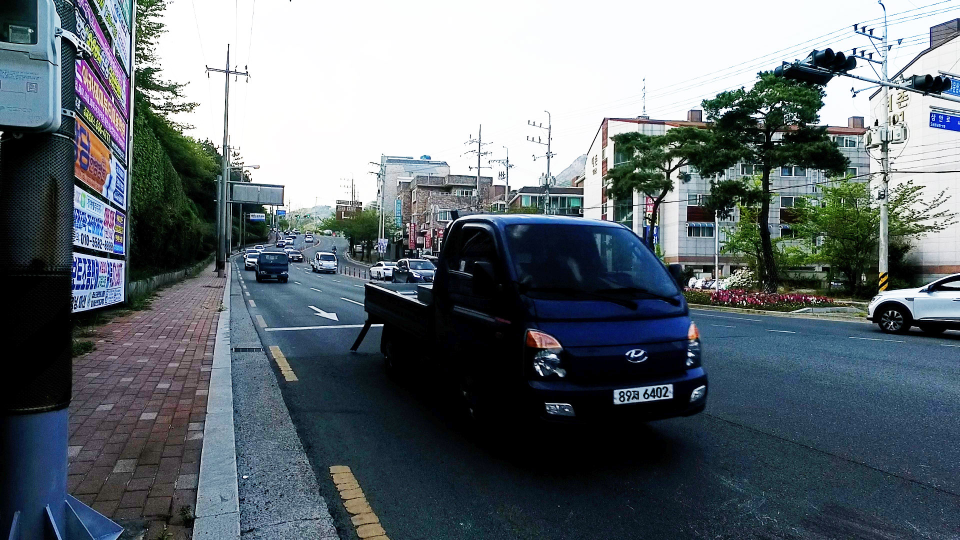
#> input picture LP_Recongize/03-2.jpg, 1920 x 1080 px (shown at 1/2 size)
$ python LP_OCR.py 03-2.jpg
#> lines starting #> are read from the running program, lines starting #| are printed output that depends on the picture; after the words box and inside, x2 and y2 are one past the last pixel; in counts of white or black regions, pixels touching at a corner belong together
import cv2
import numpy as np
import matplotlib.pyplot as plt
import pytesseract
import sys

MIN_AREA = 80
MIN_WIDTH, MIN_HEIGHT = 2, 8
MIN_RATIO, MAX_RATIO = 0.25, 1.0

MAX_DIAG_MULTIPLYER = 5
MAX_ANGLE_DIFF = 12.0
MAX_AREA_DIFF = 0.5
MAX_WIDTH_DIFF = 0.8
MAX_HEIGHT_DIFF = 0.2
MIN_N_MATCHED = 5

PLATE_WIDTH_PADDING = 1.3 # 1.3
PLATE_HEIGHT_PADDING = 1.5 # 1.5
MIN_PLATE_RATIO = 3
MAX_PLATE_RATIO = 10

def draw_by_cv2(img):
    resize_img = cv2.resize(img, (960, 540))

    cv2.imshow("img", resize_img)
    cv2.waitKey(0)
    cv2.destroyAllWindows()

def find_chars(contour_list, possible_contours):
    matched_result_idx = []

    for d1 in contour_list:
        matched_contours_idx = []

        for d2 in contour_list:
            if d1['idx'] == d2['idx']:
                continue

            dx = abs(d1['cx'] - d2['cx'])
            dy = abs(d1['cy'] - d2['cy'])

            diagonal_length1 = np.sqrt(d1['w']**2 + d1['h']**2)
            distance = np.linalg.norm(np.array([d1['cx'], d1['cy']]) - np.array([d2['cx'], d2['cy']]))

            if dx == 0:
                angle_diff= 90
            else:
                angle_diff = np.degrees(np.arctan(dy / dx))

            area_diff = abs(d1['w']*d1['h'] - d2['w']*d2['h']) / (d1['w']*d1['h'])
            width_diff = abs(d1['w'] - d2['w']) / d1['w']
            height_diff = abs(d1['h'] - d2['h']) / d1['h']

            cond = [
                distance < diagonal_length1 * MAX_DIAG_MULTIPLYER,
                angle_diff < MAX_ANGLE_DIFF,
                area_diff < MAX_AREA_DIFF,
                width_diff < MAX_WIDTH_DIFF,
                height_diff < MAX_HEIGHT_DIFF]

            if False not in cond:
                matched_contours_idx.append(d2['idx'])

        matched_contours_idx.append(d1['idx'])

        if len(matched_contours_idx) < MIN_N_MATCHED:
            continue

        matched_result_idx.append(matched_contours_idx)
        unmatched_contour_idx = []

        for d4 in contour_list:
            if d4['idx'] not in matched_contours_idx:
                unmatched_contour_idx.append(d4['idx'])

        unmatched_contour = np.take(possible_contours, unmatched_contour_idx)
        recursive_contour_list = find_chars(unmatched_contour, possible_contours)

        for idx in recursive_contour_list:
            matched_result_idx.append(idx)

        break

    return matched_result_idx

def find_plates(img, matched_result):
    plate_imgs = []
    plate_infos = []

    height, width = img.shape

    for i, matched_chars in enumerate(matched_result):
        sorted_chars = sorted(matched_chars, key=lambda x: x['cx'])

        plate_cx = (sorted_chars[0]['cx'] + sorted_chars[-1]['cx']) / 2
        plate_cy = (sorted_chars[0]['cy'] + sorted_chars[-1]['cy']) / 2

        plate_width = (sorted_chars[-1]['x'] + sorted_chars[-1]['w'] - sorted_chars[0]['x']) * PLATE_WIDTH_PADDING

        sum_height = 0
        for d in sorted_chars:
            sum_height += d['h']

        plate_height = int(sum_height / len(sorted_chars) * PLATE_HEIGHT_PADDING)

        triangle_height = sorted_chars[-1]['cy'] - sorted_chars[0]['cy']
        triangle_hypotenus = np.linalg.norm(
            np.array([sorted_chars[0]['cx'], sorted_chars[0]['cy']]) -
            np.array([sorted_chars[-1]['cx'], sorted_chars[-1]['cy']])
        )

        angle = np.degrees(np.arcsin(triangle_height / triangle_hypotenus))

        rotation_matrix = cv2.getRotationMatrix2D(center=(plate_cx, plate_cy), angle=angle, scale=1.0)

        img_rotated = cv2.warpAffine(img, M=rotation_matrix, dsize=(width, height))

        img_cropped = cv2.getRectSubPix(
            img_rotated,
            patchSize=(int(plate_width), int(plate_height)),
            center=(int(plate_cx), int(plate_cy))
        )

        cond = [
            img_cropped.shape[1] / img_cropped.shape[0] < MIN_PLATE_RATIO,
            img_cropped.shape[1] / img_cropped.shape[0] < MIN_PLATE_RATIO > MAX_PLATE_RATIO
        ]
        if True in cond:
            continue

        plate_imgs.append(img_cropped)
        plate_infos.append({
            'x': int(plate_cx - plate_width / 2),
            'y': int(plate_cy - plate_height / 2),
            'w': int(plate_width),
            'h': int(plate_height)
        })

    return plate_imgs, plate_infos

def ocr(plate_imgs):
    longest_idx, longest_text = -1, 0
    plate_chars = []

    for i, plate_img in enumerate(plate_imgs):
        plate_img = cv2.resize(plate_img, dsize=(0, 0), fx=1.6, fy=1.6)
        _, plate_img = cv2.threshold(plate_img, thresh=0.0, maxval=255.0, type=cv2.THRESH_BINARY|cv2.THRESH_OTSU)

        contours, _ = cv2.findContours(plate_img, mode=cv2.RETR_LIST, method=cv2.CHAIN_APPROX_SIMPLE)

        plate_min_x, plate_min_y = plate_img.shape[1], plate_img.shape[0]
        plate_max_x, plate_max_y = 0, 0

        for contour in contours:
            x, y, w, h = cv2.boundingRect(contour)

            area = w * h
            ratio = w / h

            cond = [
                area > MIN_AREA,
                w > MIN_WIDTH,
                h > MIN_HEIGHT,
                MIN_RATIO < ratio < MAX_RATIO
            ]
            if False not in cond:
                if x < plate_min_x:
                    plate_min_x = x
                if y < plate_min_y:
                    plate_min_y = y
                if x + w > plate_max_x:
                    plate_max_x = x + w
                if y + h > plate_max_y:
                    plate_max_y = y + h

        img_result = plate_img[plate_min_y:plate_max_y, plate_min_x:plate_max_x]

        img_result = cv2.GaussianBlur(img_result, ksize=(3, 3), sigmaX=0)
        _, img_result = cv2.threshold(img_result, thresh=0.0, maxval=255.0, type=cv2.THRESH_BINARY|cv2.THRESH_OTSU)
        img_result = cv2.copyMakeBorder(img_result, top=10, bottom=10, left=10, right=10, borderType=cv2.BORDER_CONSTANT, value=(0, 0, 0))

        pytesseract.pytesseract.tesseract_cmd = 'C:/Program Files/Tesseract-OCR/tesseract.exe'
        chars = pytesseract.image_to_string(img_result, lang='kor', config='--psm 7 --oem 0')

        result_chars = ''
        has_digit = False

        for c in chars:
            if ord('가') <= ord(c) <= ord('힣') or c.isdigit():
                if c.isdigit():
                    has_digit = True
                result_chars += c

        plate_chars.append(result_chars)

        if has_digit and len(result_chars) > longest_text:
            longest_idx = i


    return longest_idx, plate_chars

def main(path, state, pos):
#> called with path = '03-2.jpg', state = 0
    img_ori = cv2.imread(path)
#> img_ori is the input picture: shape (1080, 1920, 3); mean B, G, R 115.3, 109, 99.4
    img_h, img_w, img_c = img_ori.shape
#> img_h = 1080; img_w = 1920; img_c = 3

    if(state == 1):
        dw = 1./img_w
        dh = 1./img_h

        cw = round(pos[2] / dw)
        ch = round(pos[3] / dh)

        cx = round(pos[0] / dw - cw/2)
        cy = round(pos[1] / dh - ch/2)
    else:
        cx, cy = 0, 0
        cw, ch = img_w, img_h
#> cw = 1920; ch = 1080

    # print("%d %d %d %d"%(cx, cy, cw, ch))
    img = img_ori[cy:cy+ch, cx:cx+cw]
    height, width, channel = img.shape
#> height = 1080; width = 1920; channel = 3

    gray = cv2.cvtColor(img, cv2.COLOR_BGR2GRAY)
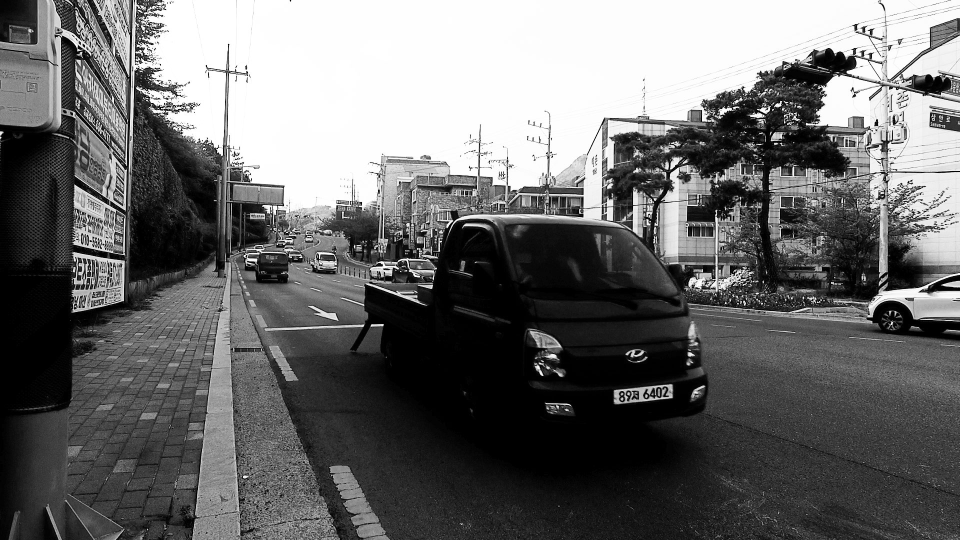
#> gray: shape (1080, 1920) (shown at 1/2 size); min 0, max 255, mean 106.8
    img_thresh = cv2.adaptiveThreshold(gray, maxValue=255.0, adaptiveMethod=cv2.ADAPTIVE_THRESH_GAUSSIAN_C, thresholdType=cv2.THRESH_BINARY_INV, blockSize=19, C=9)
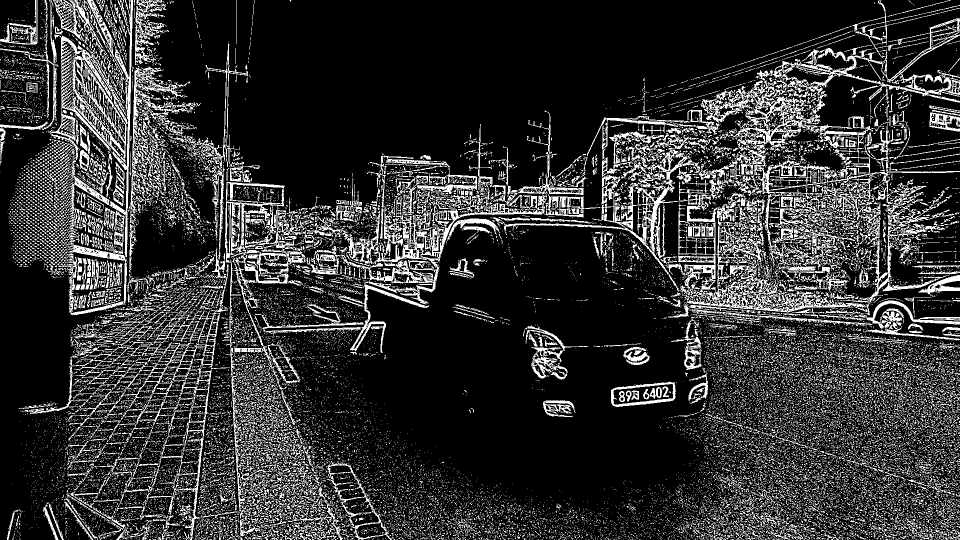
#> img_thresh: shape (1080, 1920) (shown at 1/2 size); 19.3% white in thin lines or dots

    contours, _ = cv2.findContours(img_thresh, mode=cv2.RETR_LIST, method=cv2.CHAIN_APPROX_SIMPLE)
#> contours = 32532 contours, 31101 with area under 20; largest, box (x1, y1, x2, y2) and area: (1008, 263, 1740, 630) 39018, (1346, 96, 1920, 400) 32778, (96, 0, 266, 631) 25198, (450, 364, 612, 692) 20296, (627, 388, 1094, 609) 17789
    contours_dict = []
    temp_result = np.zeros((height, width, channel), dtype=np.uint8)

    for contour in contours:
        x, y, w, h = cv2.boundingRect(contour)
        #cv2.rectangle(temp_result, pt1=(x, y), pt2=(x+w, y+h), color=(255,255,255), thickness=2)
        contours_dict.append({
            'contour': contour,
            'x': x,
            'y': y,
            'w': w,
            'h': h,
            'cx': x + (w/2),
            'cy': y + (h/2)
        })
#> this loop made 32532 passes
#> (contour, x, w) on passes 1 to 3: ([[1832, 1079], [1833, 1079]], 1832, 2), ([[1830, 1079]], 1830, 1), ([[1821, 1079], [1822, 1079]], 1821, 2)
#> after the loop, contours_dict = 32532 items

    #draw_by_cv2(temp_result)

    #######################
    possible_contours = []
    matched_result = []

    cnt = 0
    for d in contours_dict:
        area = d['w'] * d['h']
        ratio = d['w'] / d['h']

        cond = [
            area > MIN_AREA,
            d['w'] > MIN_WIDTH, d['h'] > MIN_HEIGHT,
            MIN_RATIO < ratio < MAX_RATIO
        ]
        if False not in cond:
            d['idx'] = cnt
            cnt += 1
            possible_contours.append(d)
#> this loop made 32532 passes
#> (area, ratio) on passes 852, 1073, 1186, 1192, 1336, 1436, 1446, 1470, 1671, 1694, 1757, 1791: (88, 0.727), (170, 0.588), (96, 0.667), (304, 0.842), (96, 0.667), (161, 0.304), (460, 0.87), (90, 0.9), (187, 0.647), (120, 0.833), (476, 0.607), (176, 0.688)
#> after the loop, cnt = 512; possible_contours = 512 items

    # for d in possible_contours:
    #     cv2.rectangle(temp_result, pt1=(d['x'], d['y']), pt2=(d['x']+d['w'], d['y']+d['h']), color=(255, 255, 255), thickness=2)

    # draw_by_cv2(temp_result)
    result_idx = find_chars(possible_contours, possible_contours)
#> the loop in find_chars, `for d1 in contour_list:` made 116 passes
#> after the loop in find_chars, `for d1 in contour_list:`: matched_result_idx = [[116, 117, 120, 122, 115], [153, 158, 160, 161, 167, 165], [181, 182, 183, 184, 178]]
#> result_idx has the same summary as matched_result_idx in find_chars

    for idx_list in result_idx:
        matched_result.append(np.take(possible_contours, idx_list))
#> this loop made 3 passes
#> after the loop, matched_result = 3 items

    # [9 lines of commented-out code are left out]
    plate_imgs, plate_infos = find_plates(img_thresh, matched_result)
#> the loop in find_plates, `for i, matched_chars in enumerate(matched_result):` made 3 passes
#> (plate_cx, plate_cy, plate_width, plate_height, triangle_height, triangle_hypotenus, angle, rotation_matrix) on passes 1 to 3: (1287.8, 788.2, 130, 31, -9.5, 88.01, -6.2, [[0.994, -0.108, 92.6], [0.108, 0.994, -134.4]]), (1539.8, 598.5, 183.3, 23, 0, 130.5, 0, [[1, 0, 0], [0, 1, 0]]), (219, 572.2, 149.5, 34, 7.5, 106.3, 4.05, [[0.998, 0.0706, -39.84], [-0.0706, 0.998, 16.88]])
#> pass 1, in find_plates, `img_rotated = cv2.warpAffine(img, M=rotation_matrix, dsize=(width, hei..`:
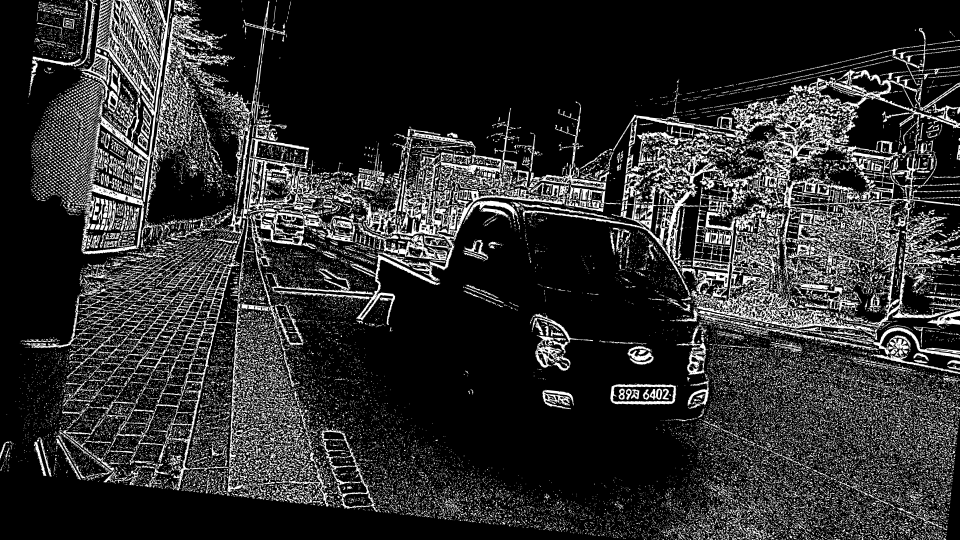
#> img_rotated: shape (1080, 1920) (shown at 1/2 size); min 0, max 255, mean 46
#> pass 1, in find_plates, `img_cropped = cv2.getRectSubPix( img_rotated, patchSize=(int(plate_wid..`:
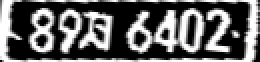
#> img_cropped: shape (31, 130) (shown 2 times larger); min 0, max 255, mean 99.4
#> pass 3, in find_plates, `img_rotated = cv2.warpAffine(img, M=rotation_matrix, dsize=(width, hei..`:
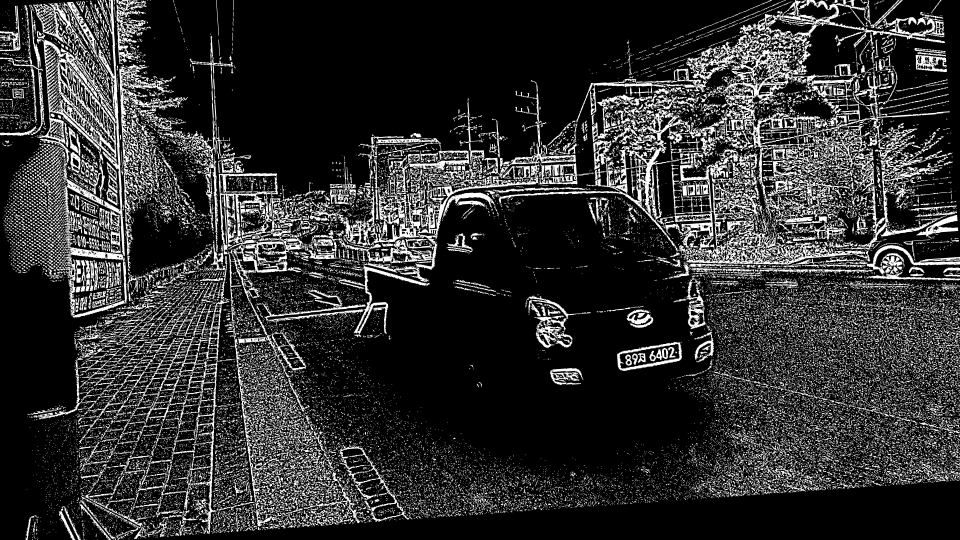
#> img_rotated: shape (1080, 1920) (shown at 1/2 size); min 0, max 255, mean 48.2
#> plate_imgs = 3 items; plate_infos = 3 items

    longest_idx, plate_chars = ocr(plate_imgs)
#> the loop in ocr, `for i, plate_img in enumerate(plate_imgs):` made 1 pass
#> pass 1, in ocr, `_, plate_img = cv2.threshold(plate_img, thresh=0.0, maxval=255.0, type..`:
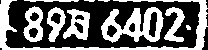
#> plate_img: shape (50, 208); 41.3% white; 10 white regions (2 under 20 px), largest, box (x1, y1, x2, y2) and area: (0, 0, 208, 50) 1448, (101, 7, 164, 43) 1136, (63, 9, 90, 40) 461
#> after the loop in ocr, `for i, plate_img in enumerate(plate_imgs):`:
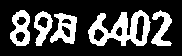
#> img_result: shape (56, 182); 27% white; 5 white regions, box (x1, y1, x2, y2) and area: (88, 10, 151, 46) 1148, (50, 13, 77, 44) 463, (10, 10, 30, 46) 434, (151, 10, 172, 46) 372, (34, 11, 53, 46) 337
#> after the loop in ocr, `for i, plate_img in enumerate(plate_imgs):`: plate_chars = []

    info = plate_infos[longest_idx]
    chars = plate_chars[longest_idx]

    print(chars)

    # f = open('./LP.txt', 'w')
    # f.write(chars)
    # f.close()

    img_out = img_ori.copy()

    cv2.rectangle(img_out, pt1=(cx+info['x'], cy+info['y']), pt2=(cx+info['x']+info['w'], cy+info['y']+info['h']), color=(0, 0, 255), thickness=2)
    cv2.imwrite("LP.jpg", img_out)
    #plt.savefig('LicensePlate.jpg', bbox_inches='tight')
    #draw_by_cv2(img_out)

def pos_convert(pos):
    convert_pos = list()

    for i in range(len(pos)):
        convert_pos.append(float(pos[i]))

    return convert_pos


if __name__ == '__main__':
    if len(sys.argv) == 2:
        pos = [0, 0, 0, 0]
        main(sys.argv[1], 0, pos)
#> (the call stopped at in ocr, `chars = pytesseract.image_to_string(img_result, lang='kor', config='--..`: pytesseract is not available in this run)
    elif len(sys.argv) == 6:
        pos = pos_convert(sys.argv[2:6])
        main(sys.argv[1], 1, pos)
    else:
        print("Argument Error")
